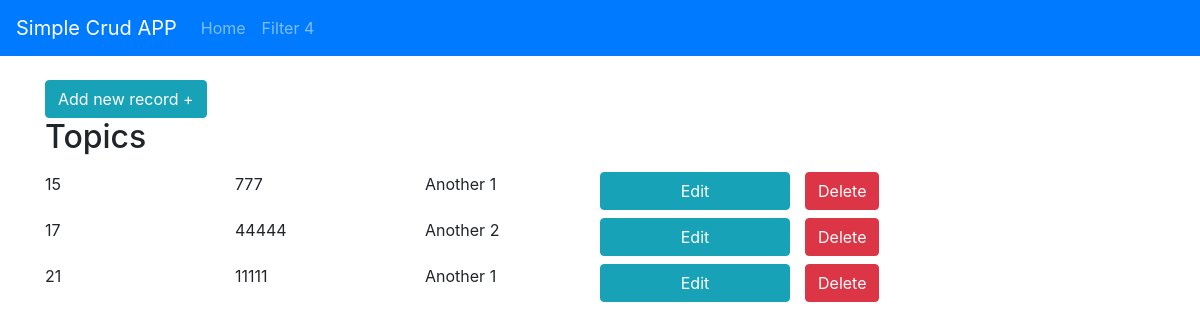
Page /home on the earlier database version.
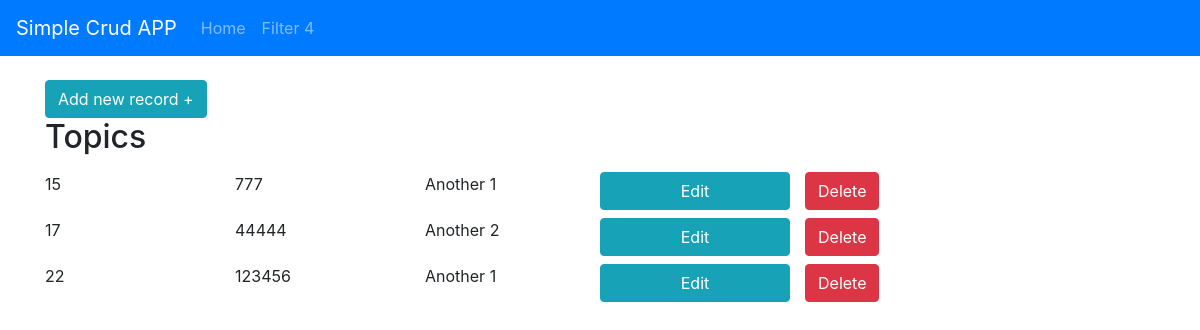
Same page on the later database version.
### main/models.py (models this page shows, shortened)
class Another(db.Model):
    id = db.Column(db.Integer(), unique=True, nullable=False, primary_key=True)
    title = db.Column(db.String(80), nullable=False )
    grouping = db.Column(db.Integer(), nullable=False )

### main/routes.py (the view)
@main.route("/")
@main.route("/home")
def home():
    another = Another.query.all()
    return render_template('home.html', another=another)

### main/templates/home.html
{% extends 'base.html' %}
{% block content %}
  <a class="btn btn-info" href="{{ url_for('main.new') }}">Add new record +</a>
  <h2>Topics</h2>
  <div>
    {% for entry in another %}
      <div class="row pt-2 content-section">
        <div class="col-2">
          {{entry.id}}
        </div>
        <div class="col-2">
          {{entry.grouping}}
        </div>
        <div class="col-2">
        {{entry.title}}
        </div>
        <a class="btn btn-info col-2" href="{{ url_for('main.update', id=entry.id) }}">Edit</a>
        <form  class="col-3" action="{{ url_for('main.delete', id=entry.id) }}" method="POST">
          <input class="btn btn-danger" type="submit" value="Delete">
        </form>
      </div>
      {% endfor %}
  </div>
{% endblock %}

### main/templates/base.html (shortened to what this page needs)
<!DOCTYPE html>
<html>
  <head>
    <link rel="stylesheet" href="{{ url_for('static', filename='css/bootstrap.min.css') }}">
  </head>
    <body class="pt-6" style='padding-top: 80px;'>
      <nav class="navbar navbar-dark bg-primary fixed-top navbar-expand-lg ">
        <a class="navbar-brand" href="/">Simple Crud APP</a>
        <div class="collapse navbar-collapse" id="navbarNav">
          <ul class="navbar-nav">
            <li class="nav-item">
              <a class="nav-link" href="{{ url_for('main.home') }}">Home</a>
            </li>
            <li class="nav-item">
              <a class="nav-link" href="{{ url_for('main.home') }}?filter=4">Filter 4</a>
            </li>
          </ul>
        </div>
      </nav>
    <main role="main" class="container">
      <div class="row">
        <div class="col-md-12">
          {% block content %}{% endblock %}
        </div>
    </main>
    </body>
</html>

Differences in the rows shown:
removed Another: id "21", grouping "11111", title "Another 1"
added Another: id "22", grouping "123456", title "Another 1"
